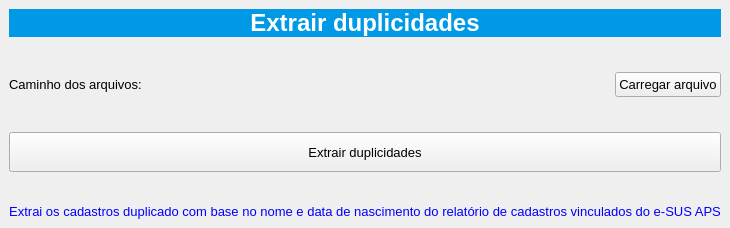
<?xml version="1.0" encoding="UTF-8"?>
<ui version="4.0">
 <class>MainWindow</class>
 <widget class="QMainWindow" name="MainWindow">
  <property name="geometry">
   <rect>
    <x>0</x>
    <y>0</y>
    <width>714</width>
    <height>228</height>
   </rect>
  </property>
  <property name="font">
   <font>
    <pointsize>10</pointsize>
   </font>
  </property>
  <property name="windowTitle">
   <string>Bolsa Família</string>
  </property>
  <property name="windowIcon">
   <iconset>
    <normaloff>img/logo.ico</normaloff>img/logo.ico</iconset>
  </property>
  <widget class="QWidget" name="centralwidget">
   <layout class="QVBoxLayout" name="verticalLayout_2">
    <item>
     <widget class="QLabel" name="label_2">
      <property name="styleSheet">
       <string notr="true">background-color: rgb(0, 153, 230);</string>
      </property>
      <property name="text">
       <string>&lt;html&gt;&lt;head/&gt;&lt;body&gt;&lt;p align=&quot;center&quot;&gt;&lt;span style=&quot; font-size:18pt; font-weight:600; color:#ffffff;&quot;&gt;Extrair duplicidades&lt;/span&gt;&lt;/p&gt;&lt;/body&gt;&lt;/html&gt;</string>
      </property>
     </widget>
    </item>
    <item>
     <spacer name="verticalSpacer_2">
      <property name="orientation">
       <enum>Qt::Vertical</enum>
      </property>
      <property name="sizeHint" stdset="0">
       <size>
        <width>20</width>
        <height>40</height>
       </size>
      </property>
     </spacer>
    </item>
    <item>
     <layout class="QVBoxLayout" name="verticalLayout">
      <item>
       <layout class="QHBoxLayout" name="horizontalLayout">
        <item>
         <widget class="QLabel" name="label">
          <property name="text">
           <string>&lt;html&gt;&lt;head/&gt;&lt;body&gt;&lt;p&gt;Caminho dos arquivos:&lt;/p&gt;&lt;/body&gt;&lt;/html&gt;</string>
          </property>
         </widget>
        </item>
        <item>
         <spacer name="horizontalSpacer">
          <property name="orientation">
           <enum>Qt::Horizontal</enum>
          </property>
          <property name="sizeHint" stdset="0">
           <size>
            <width>40</width>
            <height>20</height>
           </size>
          </property>
         </spacer>
        </item>
        <item>
         <widget class="QPushButton" name="btn_abrir">
          <property name="minimumSize">
           <size>
            <width>0</width>
            <height>25</height>
           </size>
          </property>
          <property name="text">
           <string>Carregar arquivo</string>
          </property>
          <property name="icon">
           <iconset>
            <normaloff>img/search_48.png</normaloff>img/search_48.png</iconset>
          </property>
         </widget>
        </item>
       </layout>
      </item>
      <item>
       <spacer name="verticalSpacer">
        <property name="orientation">
         <enum>Qt::Vertical</enum>
        </property>
        <property name="sizeHint" stdset="0">
         <size>
          <width>20</width>
          <height>40</height>
         </size>
        </property>
       </spacer>
      </item>
      <item>
       <widget class="QPushButton" name="pushButton">
        <property name="minimumSize">
         <size>
          <width>0</width>
          <height>40</height>
         </size>
        </property>
        <property name="text">
         <string>Extrair duplicidades</string>
        </property>
       </widget>
      </item>
     </layout>
    </item>
    <item>
     <widget class="QLabel" name="lbl_caminho">
      <property name="maximumSize">
       <size>
        <width>16777215</width>
        <height>20</height>
       </size>
      </property>
      <property name="text">
       <string>&lt;html&gt;&lt;head/&gt;&lt;body&gt;&lt;p&gt;&lt;br/&gt;&lt;/p&gt;&lt;/body&gt;&lt;/html&gt;</string>
      </property>
     </widget>
    </item>
    <item>
     <widget class="QLabel" name="label_3">
      <property name="text">
       <string>&lt;html&gt;&lt;head/&gt;&lt;body&gt;&lt;p align=&quot;center&quot;&gt;&lt;span style=&quot; color:#0000ff;&quot;&gt;Extrai os cadastros duplicado com base no nome e data de nascimento do relatório de cadastros vinculados do e-SUS APS&lt;/span&gt;&lt;/p&gt;&lt;/body&gt;&lt;/html&gt;</string>
      </property>
     </widget>
    </item>
   </layout>
  </widget>
 </widget>
 <resources/>
 <connections/>
</ui>
